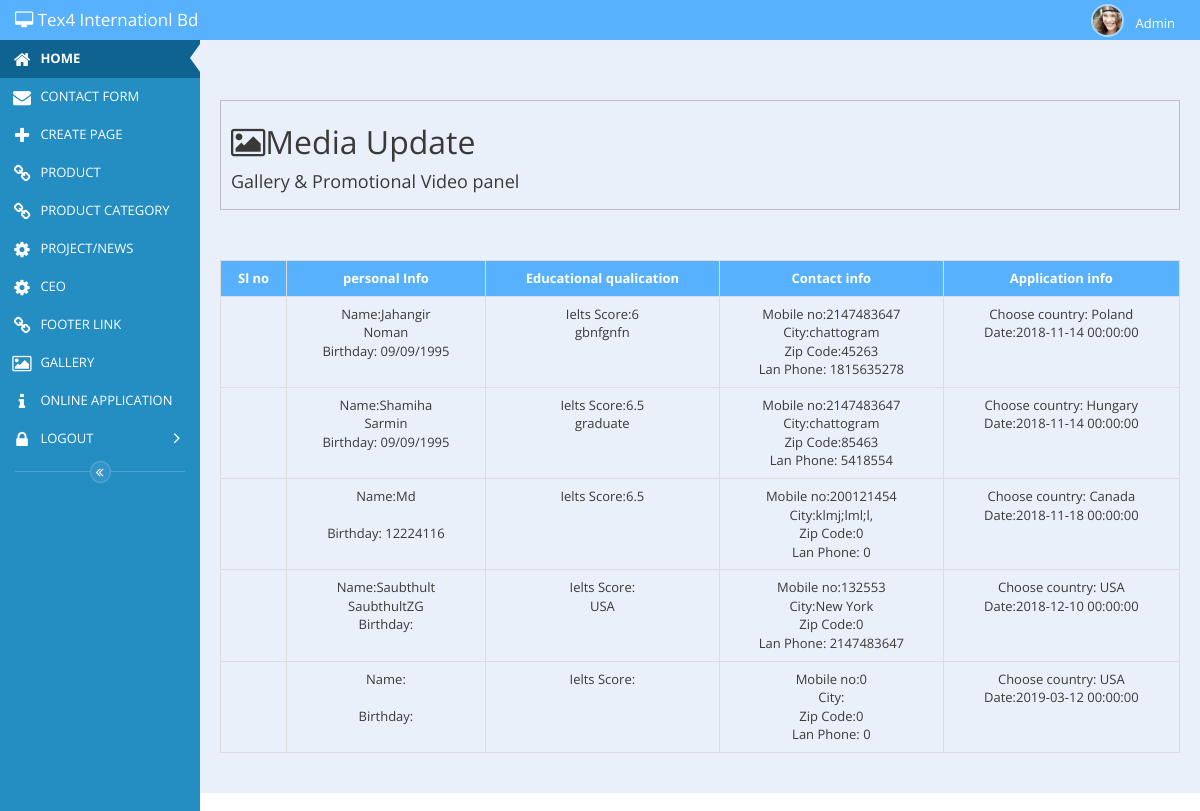
Page /admin-7/admin/personalInfo.php on the committed database.
### tables this page shows
CREATE TABLE `apply_online` (
  `id` int(11) NOT NULL,
  `title` varchar(230) NOT NULL,
  `gender` varchar(230) NOT NULL,
  `f_name` varchar(230) NOT NULL,
  `l_name` varchar(230) NOT NULL,
  `date_birth` varchar(100) NOT NULL,
  `passport_no` int(50) NOT NULL,
  `address` varchar(500) NOT NULL,
  `city` varchar(50) NOT NULL,
  `zip_code` int(50) NOT NULL,
  `mobile_phone` int(50) NOT NULL,
  `lan_phone` int(50) NOT NULL,
  `email_address` varchar(230) NOT NULL,
  `taken_ielts` varchar(15) NOT NULL,
  `ielts_score` varchar(15) NOT NULL,
  `education_qualification` varchar(150) NOT NULL,
  `choose_country` varchar(150) NOT NULL,
  `comment` varchar(300) NOT NULL,
  `date` timestamp NOT NULL DEFAULT '0000-00-00 00:00:00'
);

### admin-7/admin/personalInfo.php (the view, shortened to what this page needs)
<?php
	require_once 'head.php';
	require_once 'left_side_nav.php';
?>
<div id="main-content" class="main-content">
		<div class="page-title">
				<h1><i class="fa fa-picture-o"></i>Media Update</h1>
				<h4>Gallery &amp; Promotional Video panel</h4>
		</div>
	<?php
			echo '
			<table class="table table-bordered">
						<thead>
						<tr>
						<th>Sl no</th>
						<th>personal Info</th>
						<th>Educational qualication</th>
						<th>Contact info</th>
						<th>Application info</th>
						</tr>
					</thead>
			<tbody>
				';
						$we_care_main="SELECT * FROM apply_online ORDER BY id ";
						if($we_care_main1=mysql_query($we_care_main)){
						while ($we_care_main2=mysql_fetch_assoc($we_care_main1)) {
							$id         =$we_care_main2['id'];
							$f_name         =$we_care_main2['f_name'];
							$date_birth      =$we_care_main2['date_birth'];
							$mobile_phone      =$we_care_main2['mobile_phone'];
							$l_name      =$we_care_main2['l_name'];
							$city      =$we_care_main2['city'];
							$zip_code      =$we_care_main2['zip_code'];
							$lan_phone      =$we_care_main2['lan_phone'];
							$ielts_score      =$we_care_main2['ielts_score'];
							$education_qualification     =$we_care_main2['education_qualification'];
							$choose_country      =$we_care_main2['choose_country'];
							$date      =$we_care_main2['date'];
						echo '
							 <tr >
						        <td '.$id.'</td>
						        <td style="text-align:left:;">Name:'.$f_name.'<br>
						        '.$l_name.'<br>
						       Birthday: '.$date_birth.'<br>
						        </td>
						        <td>Ielts Score:'.$ielts_score.'<br>
						       '.$education_qualification.'</td>
						        <td>
						        Mobile no:'.$mobile_phone.'<br>
						        City:'.$city.'<br>
						        Zip Code:'.$zip_code .'<br>
						       Lan Phone: '.$lan_phone.'<br>
						        </td>
						         <td>
						        Choose country:'.$choose_country.'<br>
						        Date:'.$date .'<br>
						        </td>
						      </tr>
							';
							}
						}
						echo '
						</tbody>
						</table>
						';
	?>
</div>

### admin-7/admin/css/admin_page_style.css (style rules this page uses)
* { margin: 0; padding: 0; }
.main-content { overflow: hidden; }
.main-content .page-title { border:1px solid rgba(0,0,0,0.2); overflow: hidden; padding: 10px; margin:50px 0 ; }
.main-content table td { text-align: center; }
.main-content table th { text-align: center; background: #58B1FC; color: #fff; }

### rows in the picture
apply_online: f_name "Jahangir", l_name "Noman", date_birth "09/09/1995", ielts_score "6", education_qualification "gbnfgnfn", mobile_phone "2147483647", city "chattogram", zip_code "45263", lan_phone "1815635278", choose_country "Poland", date "2018-11-14 00:00:00"
apply_online: f_name "Shamiha", l_name "Sarmin", date_birth "09/09/1995", ielts_score "6.5", education_qualification "graduate", mobile_phone "2147483647", city "chattogram", zip_code "85463", lan_phone "5418554", choose_country "Hungary", date "2018-11-14 00:00:00"
apply_online: f_name "Md", date_birth "12224116", ielts_score "6.5", mobile_phone "200121454", city "klmj;lml;l,", zip_code "0", lan_phone "0", choose_country "Canada", date "2018-11-18 00:00:00"
apply_online: f_name "Saubthult", l_name "SaubthultZG", education_qualification "USA", mobile_phone "132553", city "New York", zip_code "0", lan_phone "2147483647", choose_country "USA", date "2018-12-10 00:00:00"
apply_online: mobile_phone "0", zip_code "0", lan_phone "0", choose_country "USA", date "2019-03-12 00:00:00"
